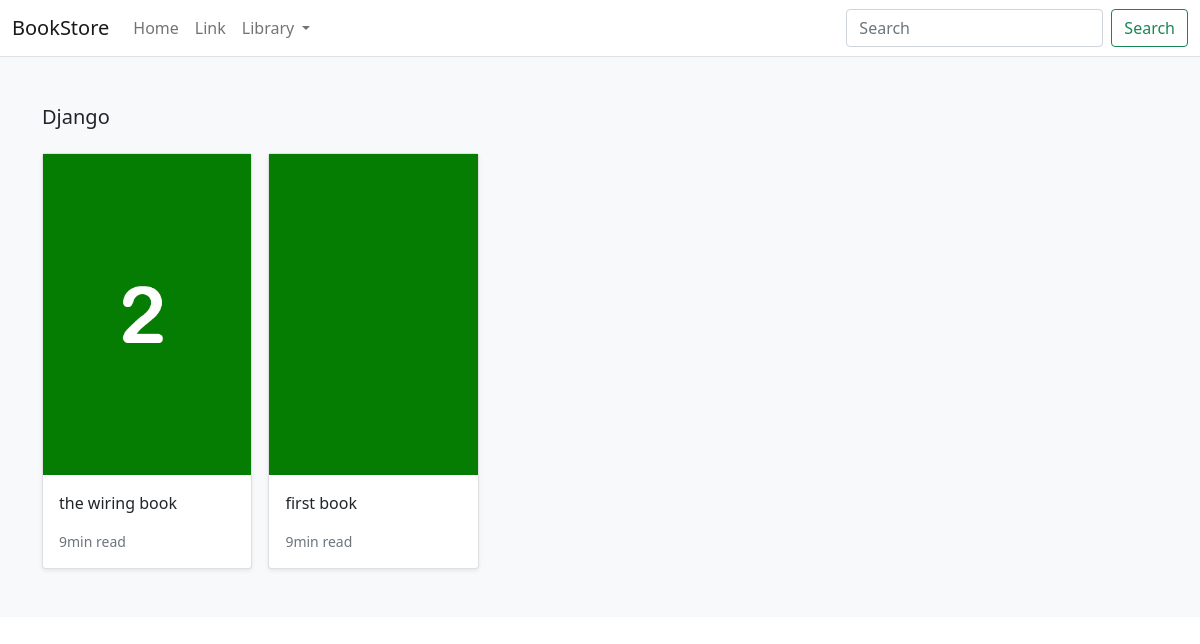
/search/django/, run on the app's committed database.
### store/models.py (models this page shows, shortened)
class Category(models.Model):
    name = models.CharField(max_length=255, db_index=True)
    slug = models.SlugField(max_length=255, unique=True)
    class Meta:
        verbose_name_plural = 'categories'
    def get_absolute_url(self):
        return reverse('store:category_list', args=[self.slug])

class Product(models.Model):
    category = models.ForeignKey(Category, related_name='product', on_delete=models.CASCADE)
    created_by = models.ForeignKey(User, on_delete=models.CASCADE, related_name='product_creator')
    title = models.CharField(max_length=255)
    author = models.CharField(max_length=255, default='admin')
    description = models.TextField(blank=True)
    image = models.ImageField(upload_to='images/')
    slug = models.SlugField(max_length=255)
    price = models.DecimalField(max_digits=4, decimal_places=2)
    in_stock = models.BooleanField(default=True)
    is_active = models.BooleanField(default=True)
    created = models.DateTimeField(auto_now_add=True)
    updated = models.DateTimeField(auto_now=True)
    objects = models.Manager()
    products = ProductManager()
    class Meta:
        verbose_name_plural = 'Products'
        ordering = ('-created',)
    def get_absolute_url(self):
        return reverse('store:product_detail', args=[self.slug])

### store/views.py (the view)
# urls.py: path('search/<slug:category_slug>/', views.category_list, name='category_list'),
def category_list(request, category_slug=None):
    category = get_object_or_404(Category, slug=category_slug)
    products = Product.objects.filter(category=category)
    return render(request, 'store/products/category.html', {'category': category, 'products': products})

### store/views.py (called while the page is built)
def categories(request):
    return {
        'categories': Category.objects.all()
    }

### templates/store/products/category.html (shortened to what this page needs)
{% extends "../base.html" %}
{% load static %}
{% block content %}
<main>
  <div class="album py-5 bg-light">
    <div class="container">
      <div class="pb-3 h5">{{category.name|title}}</div>
      <div class="row row-cols-1 row-cols-sm-2 row-cols-md-5 g-3">
        {% for product in products %}
        <div class="col">
          <div class="card shadow-sm">
          <img class="img-fluid" alt="Responsive image" src="{{ product.image.url }}">
            <div class="card-body">
              <p class="card-text">
                <a class="text-dark text-decoration-none" href="{{ product.get_absolute_url }}">{{ product.title }}</a>
              </p>
              <div class="d-flex justify-content-between align-items-center">
                <small class="text-muted">9min read</small>
              </div>
            </div>
          </div>
        </div>
        {% endfor %}
      </div>
    </div>
  </div>
</main>
{% endblock %}

### data on the page
Category: name "Django"
Product: image (picture), title "the wiring book"
Product: image (picture), title "first book"
